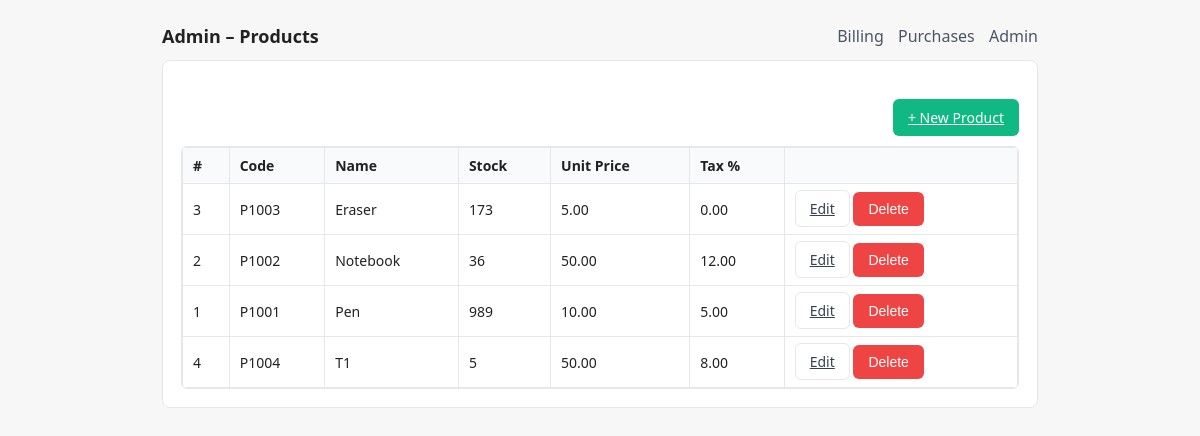
/admin/products, run on an earlier commit of the app's database.
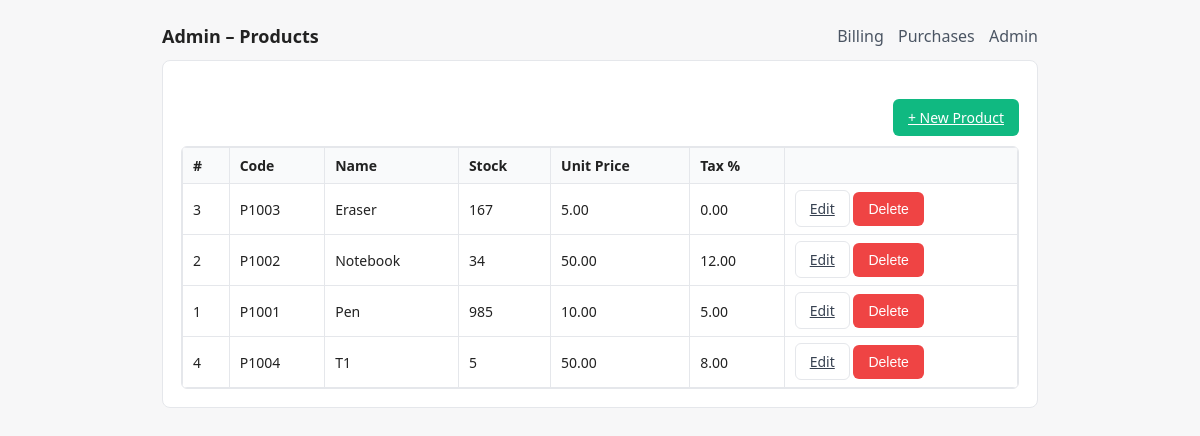
And on a later commit of the database.
### models.py (models this page shows, shortened)
class Product(Base):
    __tablename__ = "products"
    id = Column(Integer, primary_key=True)
    product_id = Column(String, unique=True, index=True, nullable=False)
    name = Column(String, nullable=False)
    available_stock = Column(Integer, default=0)
    price_per_unit = Column(Float, nullable=False)
    tax_percentage = Column(Float, default=0.0)

### app.py (the view)
@app.get("/admin/products", response_class=HTMLResponse)
def admin_products_list(request: Request, db: Session = Depends(get_db)):
    products = db.query(Product).order_by(Product.name.asc()).all()
    return templates.TemplateResponse(
        "admin_products.html",
        {"request": request, "products": products}
    )

### templates/admin_products.html (shortened to what this page needs)
{% extends "base.html" %}
{% block heading %}Admin – Products{% endblock %}
{% block content %}
<div class="actions mb-10">
  <a href="/admin/products/new" class="btn btn-primary">+ New Product</a>
</div>
<div class="table-wrap">
  <table class="table">
    <thead>
      <tr>
        <th>#</th><th>Code</th><th>Name</th><th>Stock</th><th>Unit Price</th><th>Tax %</th><th></th>
      </tr>
    </thead>
    <tbody>
      {% for p in products %}
      <tr>
        <td>{{ p.id }}</td>
        <td>{{ p.product_id }}</td>
        <td>{{ p.name }}</td>
        <td>{{ p.available_stock }}</td>
        <td>{{ "%.2f"|format(p.price_per_unit) }}</td>
        <td>{{ "%.2f"|format(p.tax_percentage) }}</td>
        <td class="t-right">
          <a class="btn btn-ghost" href="/admin/products/{{ p.id }}/edit">Edit</a>
          <form method="post" action="/admin/products/{{ p.id }}/delete" style="display:inline">
            <button class="btn btn-danger" onclick="return confirm('Delete this product?')">Delete</button>
          </form>
        </td>
      </tr>
      {% else %}
      <tr><td colspan="7" class="muted">No products yet.</td></tr>
      {% endfor %}
    </tbody>
  </table>
</div>
{% endblock %}

What changed in the data, as far as the page shows it:
changed Product "Eraser": available_stock "173" → "167"
changed Product "Notebook": available_stock "36" → "34"
changed Product "Pen": available_stock "989" → "985"
